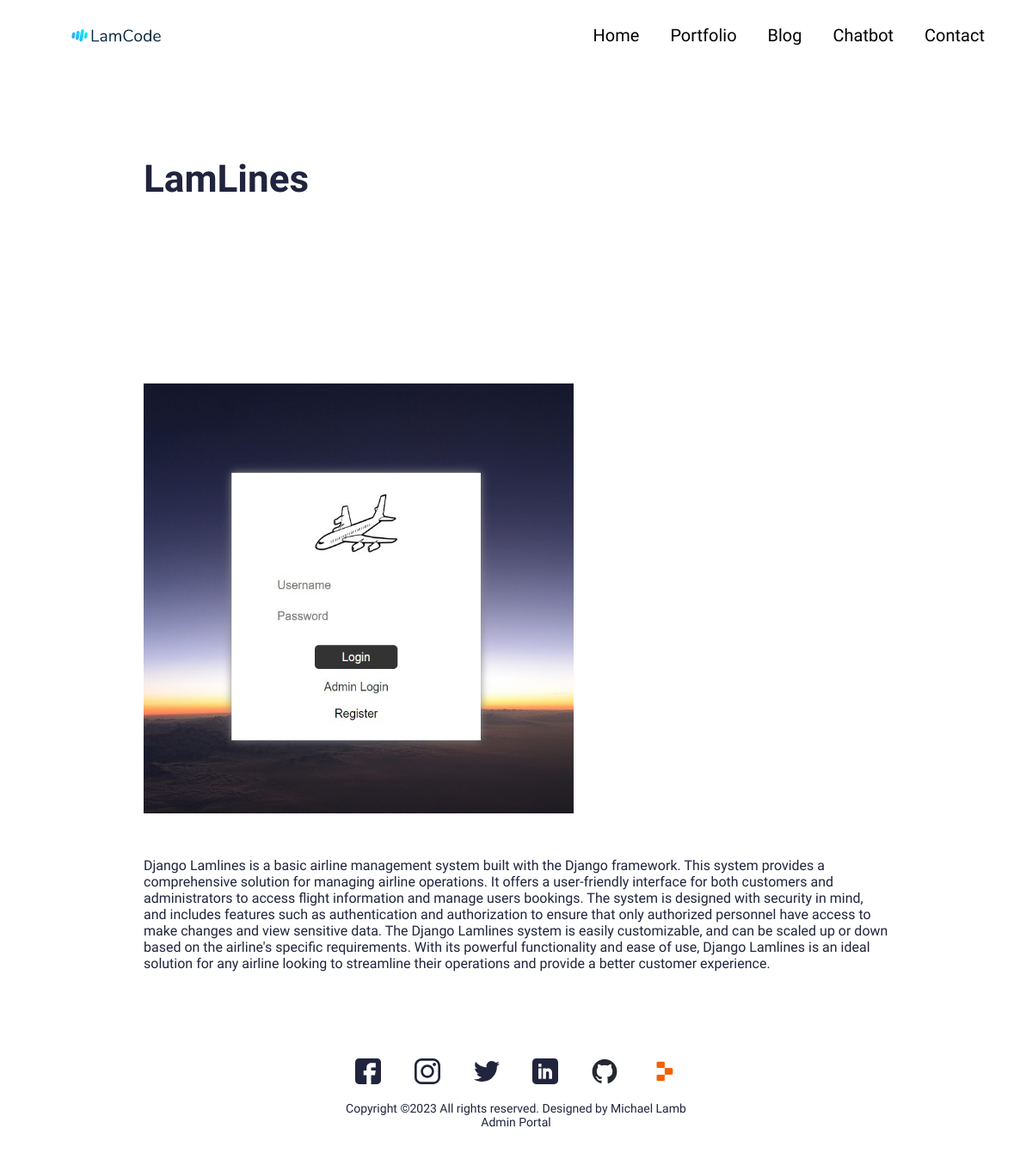
/portfolio/lamlines, run on an earlier commit of the app's database.
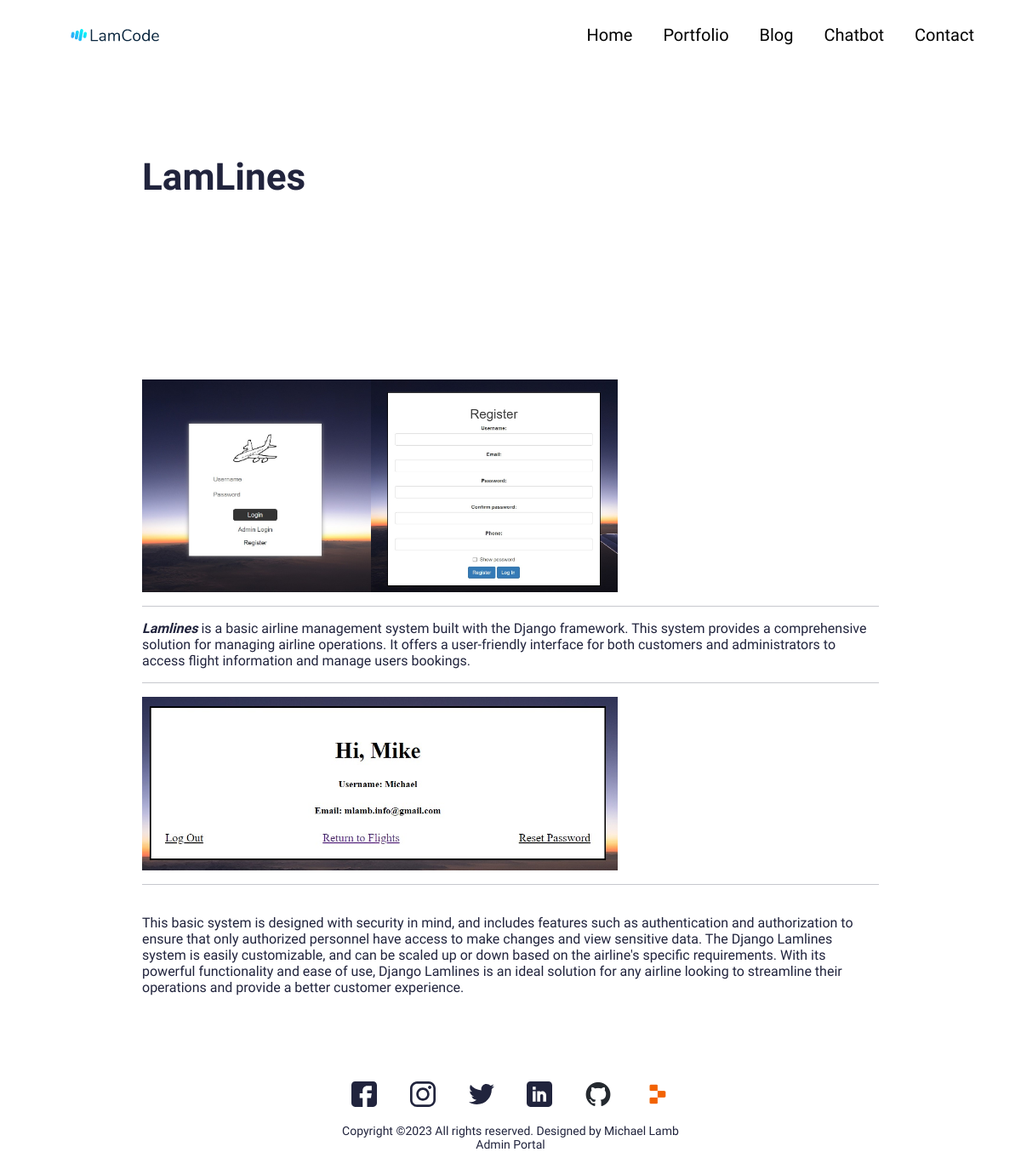
And on a later commit of the database.
### main/models.py (models this page shows, shortened)
class Portfolio(models.Model):
    class Meta:
        verbose_name_plural = 'Portfolio Profiles'
        verbose_name = 'Portfolio'
        ordering = ["name"]
    date = models.DateTimeField(blank=True, null=True)
    name = models.CharField(max_length=200, blank=True, null=True)
    description = models.CharField(max_length=500, blank=True, null=True)
    body = RichTextField(blank=True, null=True)
    image = models.ImageField(blank=True, null=True, upload_to="portfolio")
    slug = models.SlugField(null=True, blank=True)
    is_active = models.BooleanField(default=True)

### main/views.py (the view)
# urls.py: path('portfolio/<slug:slug>', views.PortfolioDetailView.as_view(), name="portfolio"),
class PortfolioDetailView(generic.DetailView):
	model = Portfolio
	template_name = "main/portfolio-detail.html"

### resume/context_processors.py (called while the page is built)
def project_context(request):
    context = {
        'me': User.objects.first(),
    }
    return context

### main/templates/main/portfolio-detail.html (shortened to what this page needs)
{% extends 'main/base.html' %}
{% load static %}
{% block content %}
<section>
  <div class="innerPageBannerCol">
    <div class="container">
      <div class="row g-4 g-md-3  align-items-center">
        <div class="col-md-6">
          <div class="bannerContent">
            <h1 class="xlTitle pb-md-3">{{object.name}}</h1>
          </div>
        </div>
      </div>
    </div>
  </div>
</section>
<section>
  <div class="sectionSpaceSm">
    <div class="container">
      {{object.body|safe}}
    </div>
  </div>
</section>
{%endblock%}

What changed in the data, as far as the page shows it:
changed Portfolio "LamLines": body: a different picture; body "Django Lamlines is a basic airline management system built with the Django framework. This system provides a comprehensive solution for managing airline operations. It offers a user-friendly interface for both customers and administrators to access flight information and manage users bookings. The system is designed with…" → "Lamlines is a basic airline management system built with the Django framework. This system provides a comprehensive solution for managing airline operations. It offers a user-friendly interface for both customers and administrators to access flight information and manage users bookings. This basic system is designed with…"
